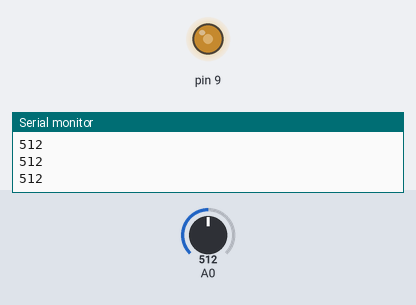
The sketch below on a simulated Arduino Uno, built with avr-gcc and run on an emulated ATmega328P. Parts: output pins drawn as LEDs (lit = HIGH), the last lines printed to the serial monitor. The inputs (shaded band) are chosen by the test bench; at power-on: A0 = 512.

Above: at 1.2 s.
1.3 s: A0 set to 716
At 1.6 s:
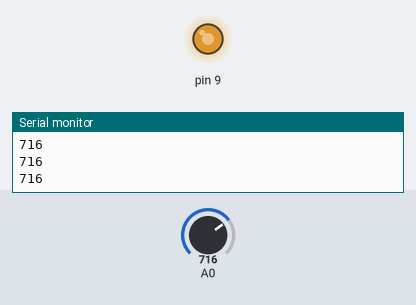
2.8 s: A0 set to 900
At 4.0 s:
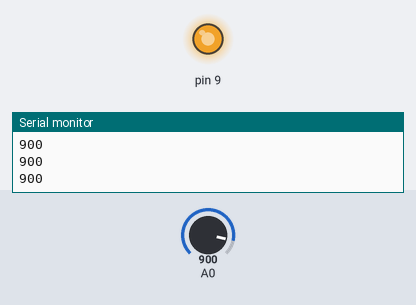
4.3 s: A0 set to 122
At 5.5 s:
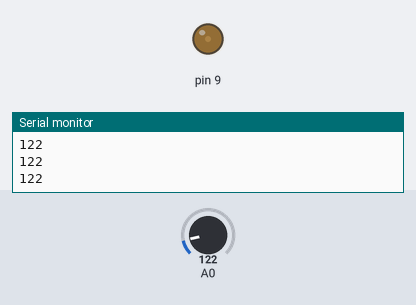
5.8 s: A0 set to 0
At 6.8 s:
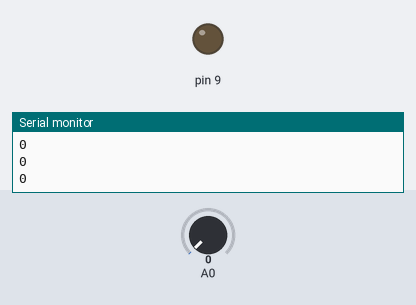
7.3 s: A0 set to 511
At 8.1 s:
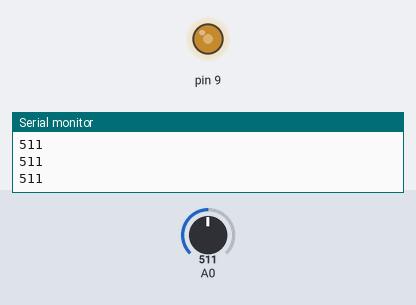
Timing chart, 0 to 9.8 s (numbered marks = the images above; inputs shaded):
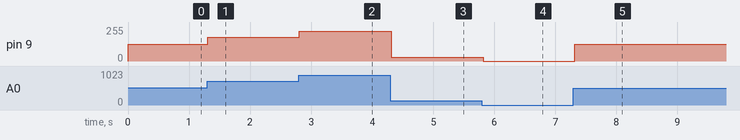

Measured:
- after the input at 1.3 s, pin 9: 127/255 → 178/255 at once
- after the input at 2.8 s, pin 9: 178/255 → 224/255 at once
- after the input at 4.3 s, pin 9: 224/255 → 30/255 at once
- after the input at 5.8 s, pin 9: 30/255 → 0/255 at once
- after the input at 7.3 s, pin 9: 0/255 → 127/255 at once

The sketch:

epic_vihelmo1.ino
```cpp
int sensorValue = 0;
void setup()
{


  pinMode(9,OUTPUT);
   Serial.begin(9600);
  pinMode(A0,INPUT);

}
void loop()
{
  sensorValue=analogRead(A0);
  Serial.println(sensorValue);

 analogWrite(9,map(sensorValue,0,1023,0,255));

  delay(100);
}


 
```
